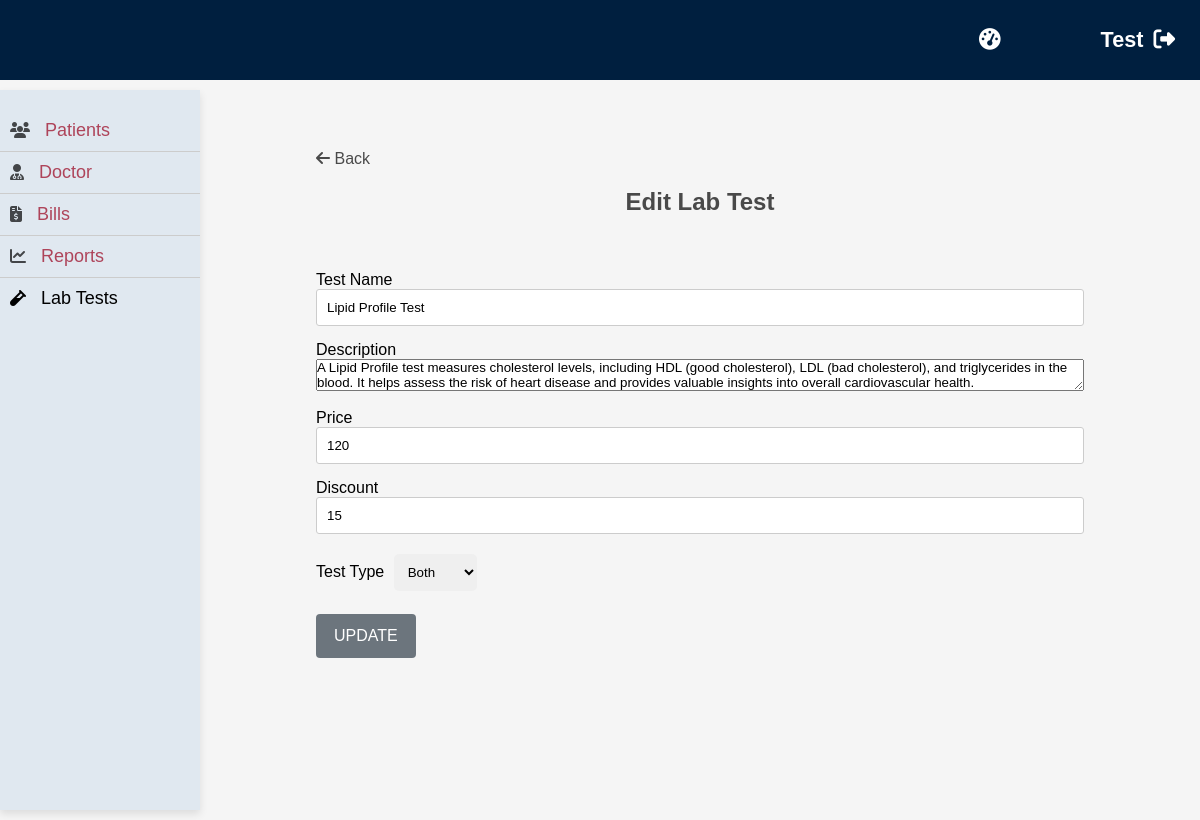
The page /edit_test.php?id=2 (signed in) on the database its author committed.
### tables this page shows
CREATE TABLE `lab_test` (
  `id` int(11) NOT NULL,
  `name` varchar(100) NOT NULL,
  `price` float NOT NULL,
  `discount` float NOT NULL,
  `test_type` varchar(10) NOT NULL,
  `description` text DEFAULT NULL
);

### edit_test.php (the view, shortened to what this page needs)
<?php
require_once "utils/connection.php";
if (isset($_GET['id'])) {
    $labTestId = $_GET['id'];
    try {
        $sql = "SELECT * FROM lab_test WHERE id = ?";
        $stmt = $mysqli->prepare($sql);
        $stmt->bind_param("i", $labTestId);
        $stmt->execute();
        $result = $stmt->get_result();
        if ($result->num_rows === 1) {
            $matchedLabTest = $result->fetch_assoc();
            $testName = $matchedLabTest['name'];
            $description = $matchedLabTest['description'];
            $price = $matchedLabTest['price'];
            $discount = $matchedLabTest['discount'];
            $testType = $matchedLabTest['test_type'];
        } else {
            echo "Lab Test not found.";
            exit();
        }
    } catch (Exception $e) {
        echo "Error: " . $e->getMessage();
        die();
    }
}
?>
<!DOCTYPE html>
<html lang="en">
<head>
    <link rel="stylesheet" href="https://cdnjs.cloudflare.com/ajax/libs/font-awesome/5.15.3/css/all.min.css" />
    <link rel="stylesheet" href="css/style.css" />
    <link rel="stylesheet" href="css/dashboard/common.css" />
</head>
<body class="dark-theme">
    <?php require_once 'components/Nav.php'; ?>
    <?php require_once 'components/sidebar.php'; ?>
    <div class="content">
        <div class="details">
            <div class='go-back'>
                <a href="dashboard-lab-tests.php" class="go-back-button"><i class="fas fa-arrow-left"></i> Back</a>
            </div>
            <h2 class="heading">Edit Lab Test</h2>
            <br>
            <p>
                <?php if (isset($_SESSION["error"]))
                    echo '<span class="error">' . $_SESSION["error"] . '</span>'; ?>
            </p>
            <form method="POST" action="">
                <div class="form-group">
                    <label for="test_name">Test Name</label>
                    <input type="text" name="test_name" id="test_name" value="<?php echo $testName ?? ''; ?>">
                </div>
                <div class="form-group">
                    <label for="description">Description</label>
                    <textarea name="description" id="description"><?php echo $description ?? ''; ?></textarea>
                </div>
                <br>
                <div class="form-group">
                    <label for="price">Price</label>
                    <input type="number" name="price" id="price" value="<?php echo $price ?? ''; ?>">
                </div>
                <div class="form-group">
                    <label for="discount">Discount</label>
                    <input type="number" step="any" name="discount" id="discount"
                        value="<?php echo $discount ?? ''; ?>">
                </div>
                <div class="form-group">
                    <label for="test_type">Test Type</label>
                    <select name="test_type" id="test_type">
                        <option value="both" <?php if ($testType === 'both')
                            echo 'selected'; ?>>Both</option>
                    </select>
                </div>
                <br>
                <button type="submit" class="button primary-button">Update</button>
            </form>
        </div>
    </div>
</body>
</html>

### css/style.css (style rules this page uses)
* { box-sizing: border-box; margin: 0; padding: 0; font-family: "Gill Sans", "Gill Sans MT", Calibri, "Trebuchet MS", sans-serif; }
body { background-color: #F5F5F5; }
.content { flex: 1; padding: 20px; }
html { scroll-behavior: smooth; }
a { text-decoration: none; color: #fff; }
.error { color: #bb1c41; font-size: 15px; padding: 5px; }
.button { display: inline-block; padding: 13px 18px; border: none; border-radius: 4px; color: #fff; text-transform: uppercase; font-size: 16px; text-align: center; text-decoration: none; cursor: pointer; transition: all 0.3s ease; }
.go-back { margin-top: 15px; }
.go-back a { color: rgba(0, 0, 0, 0.7); margin-top: 15px; }
.primary-button { background-color: #6c757d; }
.container input[type="text"], .container input[type="password"], .container input[type="number"], .container input[type="email"],.content input[type="text"], .content input[type="password"], .content input[type="number"], .content input[type="email"] { width: 100%; padding: 10px; margin-bottom: 15px; border: 1px solid #ccc; border-radius: 3px; }

### css/dashboard/common.css (style rules this page uses)
.content { position: relative; height: calc(100vh - 80px); top:100px; left: 0; }
.details { margin: 30px auto; width: 80%; }
.details .heading { color: rgba(0, 0, 0, 0.7); text-align: center; margin: 20px 0; }
.details textarea { width: 100%; }
.details select { margin: 5px; border-radius: 5px; outline: none; border: none; padding: 10px; }

### components/sidebar.php (style rules this page uses)
.content { margin-left: 200px; padding: 20px; }

### rows shown on the page
lab_test: test_name "Lipid Profile Test", description "A Lipid Profile test measures cholesterol levels, including HDL (good cholesterol), LDL (bad cholesterol), and triglycerides in the blood. It helps assess the risk of heart disease and provides valuable insights into overall cardiovascular health.", price "120", discount "15", test_type "Both"

### other values the page prints
$_SESSION['username'] "Test"
$title['name'] "Patients"
$title['name'] "Doctor"
$title['name'] "Bills"
$title['name'] "Reports"
$title['name'] "Lab Tests"
